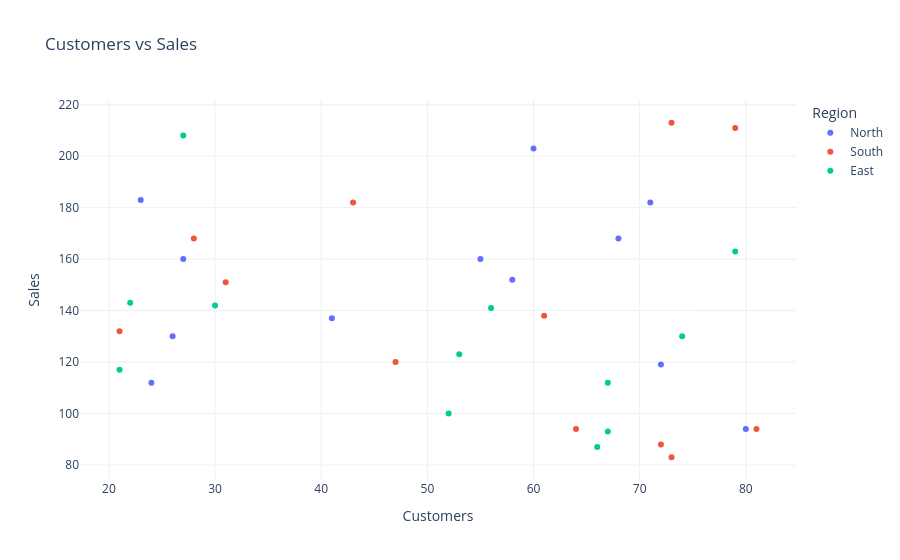

Notebook source saved alongside this figure:
### Code cell
fig = px.scatter(
    df_plotly,
    x="customers",
    y="sales",
    color="region",
    hover_data=["product", "month_name", "units"],
    title="Customers vs Sales"
)

fig.update_layout(
    xaxis_title="Customers",
    yaxis_title="Sales",
    legend_title="Region"
)

fig.show()

### Figure 1 — Plotly figure (JSON) as saved in the notebook; plotly's stock layout.template omitted (floating-point values rounded to 4 significant figures)
{"data": [{"customdata": [["A", "Jan", 38], ["B", "Jan", 30], ["A", "Feb", 53], ["B", "Feb", 36], ["A", "Mar", 30], ["B", "Mar", 27], ["A", "Apr", 59], ["B", "Apr", 11], ["A", "May", 33], ["B", "May", 38], ["A", "Jun", 44], ["B", "Jun", 51]], "hovertemplate": "region=North<br>customers=%{x}<br>sales=%{y}<br>product=%{customdata[0]}<br>month_name=%{customdata[1]}<br>units=%{customdata[2]}<extra></extra>", "legendgroup": "North", "marker": {"color": "#636efa", "symbol": "circle"}, "mode": "markers", "name": "North", "orientation": "v", "showlegend": true, "type": "scatter", "x": [71, 80, 41, 68, 26, 58, 55, 23, 72, 60, 27, 24], "xaxis": "x", "y": [182, 94, 137, 168, 130, 152, 160, 183, 119, 203, 160, 112], "yaxis": "y"}, {"customdata": [["A", "Jan", 12], ["B", "Jan", 33], ["A", "Feb", 37], ["B", "Feb", 56], ["A", "Mar", 23], ["B", "Mar", 11], ["A", "Apr", 51], ["B", "Apr", 38], ["A", "May", 10], ["B", "May", 33], ["A", "Jun", 16], ["B", "Jun", 43]], "hovertemplate": "region=South<br>customers=%{x}<br>sales=%{y}<br>product=%{customdata[0]}<br>month_name=%{customdata[1]}<br>units=%{customdata[2]}<extra></extra>", "legendgroup": "South", "marker": {"color": "#EF553B", "symbol": "circle"}, "mode": "markers", "name": "South", "orientation": "v", "showlegend": true, "type": "scatter", "x": [43, 21, 61, 81, 79, 72, 73, 73, 64, 28, 47, 31], "xaxis": "x", "y": [182, 132, 138, 94, 211, 88, 213, 83, 94, 168, 120, 151], "yaxis": "y"}, {"customdata": [["A", "Jan", 69], ["B", "Jan", 21], ["A", "Feb", 61], ["B", "Feb", 46], ["A", "Mar", 16], ["B", "Mar", 44], ["A", "Apr", 19], ["B", "Apr", 24], ["A", "May", 33], ["B", "May", 60], ["A", "Jun", 64], ["B", "Jun", 44]], "hovertemplate": "region=East<br>customers=%{x}<br>sales=%{y}<br>product=%{customdata[0]}<br>month_name=%{customdata[1]}<br>units=%{customdata[2]}<extra></extra>", "legendgroup": "East", "marker": {"color": "#00cc96", "symbol": "circle"}, "mode": "markers", "name": "East", "orientation": "v", "showlegend": true, "type": "scatter", "x": [21, 52, 74, 22, 79, 66, 53, 67, 27, 30, 67, 56], "xaxis": "x", "y": [117, 100, 130, 143, 163, 87, 123, 93, 208, 142, 112, 141], "yaxis": "y"}], "layout": {"legend": {"title": {"text": "Region"}, "tracegroupgap": 0}, "title": {"text": "Customers vs Sales"}, "xaxis": {"anchor": "y", "domain": [0, 1], "title": {"text": "Customers"}}, "yaxis": {"anchor": "x", "domain": [0, 1], "title": {"text": "Sales"}}}}
